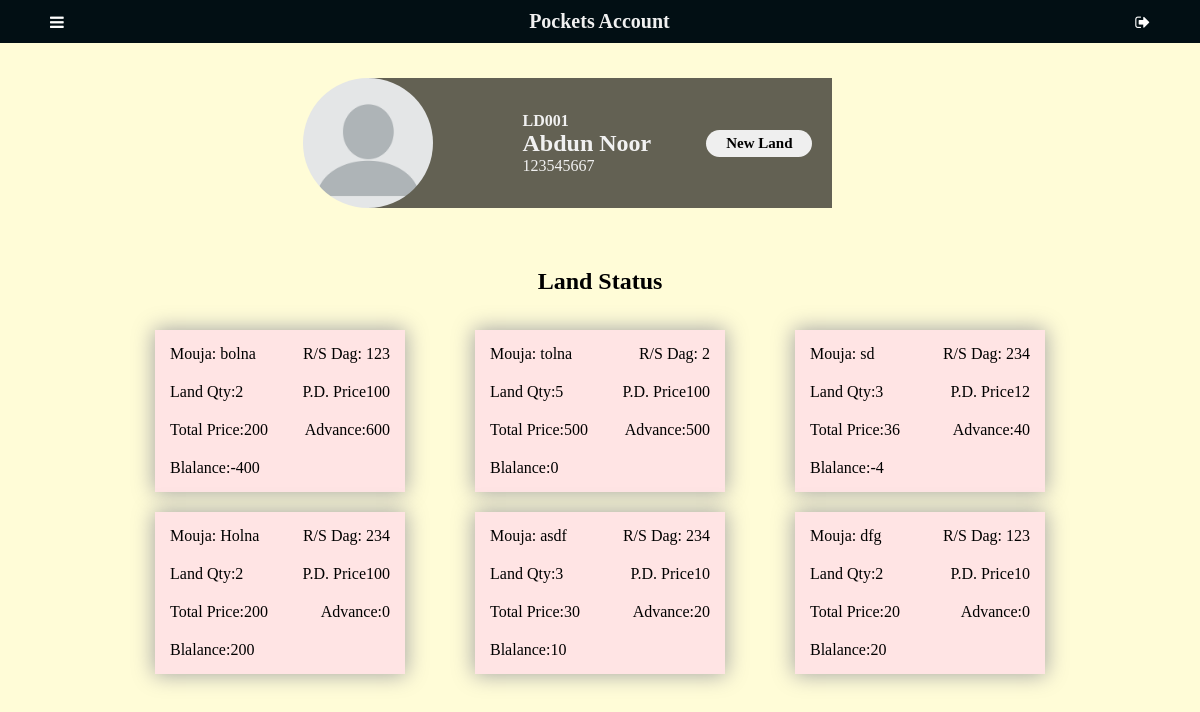
The app's page /landownerprofile/1 (signed in) with its own data.
### app/models.py (models this page shows)
class Landowner(models.Model):
    Landownername = models.CharField(max_length=50)
    phone = models.CharField(max_length=15, blank=True, null= True)
    img = models.ImageField(upload_to='pics', null=True, blank=True)
    landbuyer = models.ForeignKey(User, on_delete=models.SET_NULL, blank=True, null=True)
    def __str__(self):
        return "LD00" + str(self.id)

class Land(models.Model):
    landowner = models.ForeignKey(Landowner, on_delete=models.SET_NULL, blank=True, null=True)
    landQTY = models.IntegerField(default=0, null=True, blank=True)
    rsdag = models.CharField(max_length=50)
    perDprice = models.IntegerField(default=0, null=True, blank=True)
    mouja = models.CharField(max_length=50)
    def totalprice(self):
        return self.perDprice * self.landQTY

### app/views.py (the view)
# urls.py: path('landownerprofile/<int:id>', views.landownerprofile, name='landownerprofile'),
@login_required(login_url='login')
def landownerprofile(request, id):
    profile = Landowner.objects.get(id=id)
    lands = Land.objects.filter(landowner=profile)
    landdetails = {}
    for land in lands:
        advance = Advance.objects.filter(land=land)
        total = sum([a.advance for a in advance])
        balacnce = land.totalprice() - total
        landdetails[land] = total, balacnce
    return render(request, "app/landownerprofile.html",{
        "profile": profile,
        "landdetails": landdetails,
    })

### app/templates/app/landownerprofile.html (shortened to what this page needs)
{% extends "app/layout.html" %}
 {% block body %}
<main>
    <div class="profile">
        <div class="mainprofile">
            <img src="{% static 'app/img/avatar.png' %}" alt="Avatar" class="avatar" />
            <div class="userprofile">
                <h4>{{ profile }}</h4>
                <h2>{{ profile.Landownername }}</h2>
                <p>{{ profile.phone }}</p>
            </div>
        </div>
        <div class="buttons">
            <button type="button" onclick="ModalFunc(loanbtn)" id="loanbtn">
                New Land
            </button>
        </div>
    </div>
    <div class="tablecontainer" style="margin: 0 0; color: black">
        <h2>Land Status</h2>
    <div class="landcontainer">
        {% for landdetail, advance in landdetails.items %}
            <a style="color: black" href="{% url 'advancepage' profile.id landdetail.id %}">
                <div class="landcard">
                    <div class="card">Mouja: {{ landdetail.mouja }}</div>
                    <div class="card">R/S Dag: {{landdetail.rsdag }}</div>
                    <div class="card">Land Qty:{{ landdetail.landQTY }}</div>
                    <div class="card">P.D. Price{{ landdetail.perDprice }}</div>
                    <div class="card">Total Price:{{ landdetail.totalprice }}</div>
                    <div class="card">Advance:{{ advance.0 }}</div>
                    <div class="card">Blalance:{{ advance.1 }}</div>
                </div>
            </a>
            {% endfor %}
    </div>
    </div>
</main>
{% endblock %}

### app/static/app/css/main.css (style rules this page uses)
* { margin: 0; padding: 0; box-sizing: border-box; font-family: Serif; }
html { background-color: rgb(82, 82, 82); height: 100%; }
body { max-width: 1400px; margin: auto; background-color: #fffcd7; height: 100%; }
main { display: flex; justify-content: center; flex-wrap: wrap; background-color: #fffcd7; }
a { text-decoration: none; color: white; cursor: pointer; }
.tablecontainer { text-align: center; margin: 10%; width: 80%; }
.tablecontainer h2 { margin: 25px; }
.profile { background-color: #0000009c; color: #f1f1f1; display: flex; flex-wrap: wrap; align-items: center; margin: 35px 0; max-width: 80%; }
.mainprofile { display: flex; align-items: center; }
.mainprofile img { width: 130px; height: 130px; border-radius: 50%; object-fit: cover; transform: translateX(-50%); }
.userprofile { padding: 25px; }
.buttons { padding: 25px; }
.buttons button { width: 100%; padding: 5px 15px; justify-content: center; border-radius: 25px; border: none; margin: 5px; font-weight: 800; font-size: 15px; }
.landcard { background-color: rgb(255, 228, 228); box-shadow: 0 0 20px 1px rgb(165, 165, 165); display: flex; justify-content: space-between; flex-wrap: wrap; text-align: center; margin: 10px; width: 250px; padding: 5px; }
.card { padding: 10px; }

### app/templates/app/landownerprofile.html (style rules this page uses)
.landcontainer { display: flex; justify-content: space-around; flex-wrap: wrap; }

### records on screen
Landowner: id "LD001", Landownername "Abdun Noor", phone "123545667"
Land: mouja "bolna", rsdag "123", landQTY "2", perDprice "100", totalprice "200", advance "600", advance "-400"
Land: mouja "tolna", rsdag "2", landQTY "5", perDprice "100", totalprice "500", advance "500", advance "0"
Land: mouja "sd", rsdag "234", landQTY "3", perDprice "12", totalprice "36", advance "40", advance "-4"
Land: mouja "Holna", rsdag "234", landQTY "2", perDprice "100", totalprice "200", advance "0", advance "200"
Land: mouja "asdf", rsdag "234", landQTY "3", perDprice "10", totalprice "30", advance "20"
Land: mouja "dfg", rsdag "123", landQTY "2", perDprice "10", totalprice "20", advance "0", advance "20"
